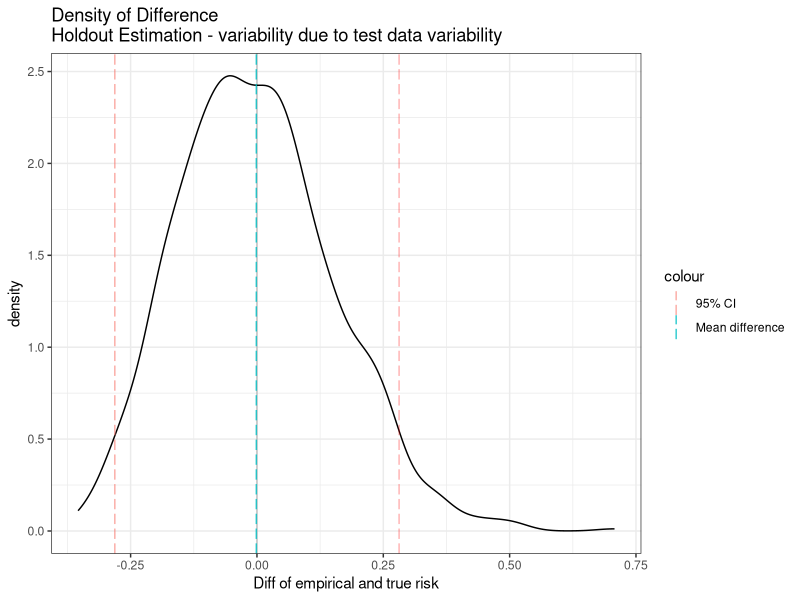
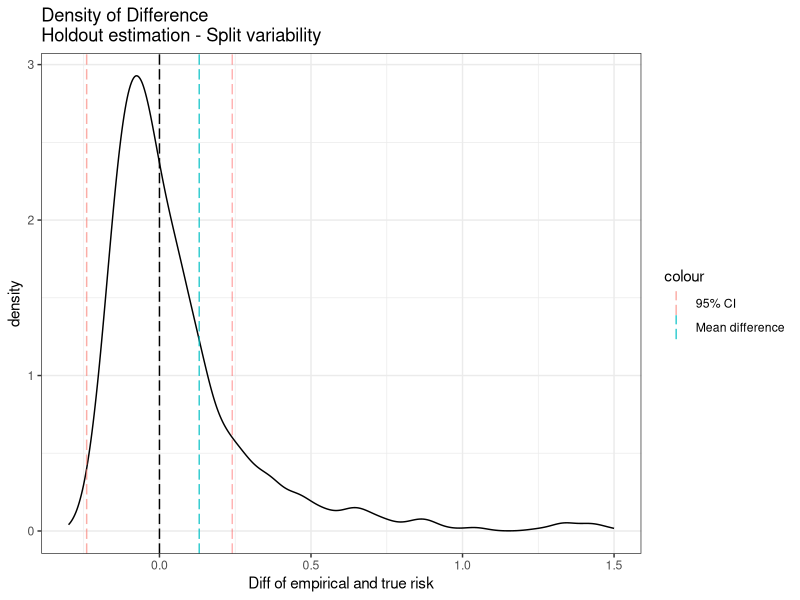

The R source for these figures, in order: (Note: a time limit stopped this script after it produced the figures.)
## ---- chunk 1
knitr::opts_chunk$set(echo = TRUE, fig.width=6, fig.height=5)
library(ggplot2)
library(scales)
library(gridExtra)
library(grid)
library(lattice)
## ---- chunk 2
toy_data <- function(n, seed = NULL) {
set.seed(seed)
x <- matrix(rnorm(8 * n), ncol = 8)
z <- 0.4 * x[,1] - 0.5 * x[,2] + 1.75 * x[,3] - 0.2 * x[,4] + x[,5]
y <- runif(n) > 1 / (1 + exp(-z))
return (data.frame(x = x, y = y))
}
log_loss <- function(y, p) {
-(y * log(p) + (1 - y) * log(1 - p))
}
## ---- chunk 3
df_dgp <- toy_data(100000, 0)
## ---- chunk 4
set.seed(0)
t0 <- toy_data(50)
model<- glm( y ~ ., data = t0, family = binomial)
prediction <- predict(model, newdata=df_dgp, type= "response")
gt <- df_dgp$y
trp <- mean(log_loss(gt, prediction))
sprintf("True risk proxy of h; R(h) = %.4f", trp)
## ---- chunk 5
se <- function(x) {
  return (sd(x) / sqrt(length(x)))
}
std_error <- se(log_loss(gt, prediction))
sprintf("Standard error of True risk proxy is: %.4f", std_error)
## ---- chunk 6
inci95 <- function(samps, x) {
  m <- mean(samps)
  err <- se(samps)
  lower <- m - 1.96 * err
  upper <- m + 1.96 * err
  return (lower <= x & x <= upper)
}
## ---- chunk 7

results <-c()
rs <- c()
ses <- c()
set.seed(0)
for (seed in c(1:1000)){
  tX <- toy_data(50)
  prediction <- predict(model, newdata=tX, type= "response")
  gt <- tX$y
  ll <- log_loss(gt, prediction)
  r <- mean(ll)
  err <- se(ll)
  true_risk_in_95 <- inci95(ll, trp)
  results <- append(results, true_risk_in_95)
  ses <- append(ses, err)
  rs <- append(rs, r)
}

## ---- chunk 8
serr <- median(ses)
diffs <- rs - trp
df <- data.frame(diffs)
md <- mean(rs - trp)
ggplot(df, aes(x=diffs)) + geom_density() + ggtitle("Density of Difference
Holdout Estimation - variability due to test data variability") + theme_bw() + xlab('Diff of empirical and true risk') + geom_vline(aes(xintercept=0, color="Equality"), color="black", alpha=0.2) + geom_vline(aes(xintercept=0-1.96*serr, color='95% CI'), linetype = "longdash", alpha=0.6) + geom_vline(xintercept=0+1.96*serr, linetype = "longdash", color='red', alpha=0.3) + geom_vline(aes(xintercept=md, color='Mean difference'), linetype="longdash", alpha=0.8)
## ---- chunk 9
md <- mean(rs - trp)
sprintf("True risk proxy: %.3f", trp)
sprintf("Mean difference between Empirical and True Risk (bias): %.3f", md)
## ---- chunk 10
fiftyfifty  <- mean(log_loss(df_dgp$y, 0.5))
sprintf("True risk of 0.5-0.5 predictions: %.3f", fiftyfifty)
## ---- chunk 11
sprintf("Median standard error: %.3f", median(ses))
p <- sum(results)/length(results)
sprintf("Frequency of True Risk in 95%% CI: %.1f%%", p*100)
## ---- chunk 12
risk_only_train <- c()
risk_full <- c()
for (s in c(1:50)){
  train <- toy_data(50,)
  test <- toy_data(50,)
  t_both <- rbind(train, test)
  h_only_train <- glm( y ~ ., data = train, family = binomial)
  h_both <- glm( y ~ ., data = t_both, family = binomial)
  pred_train <- predict(h_only_train, newdata=df_dgp, type="response")
  pred_both <- predict(h_both, newdata=df_dgp, type="response")
  trp_only_train <- mean(log_loss(df_dgp$y, pred_train))
  trp_both <- mean(log_loss(df_dgp$y, pred_both))
  risk_only_train <- c(risk_only_train, trp_only_train)
  risk_full <- c(risk_full, trp_both)
}
summary(risk_only_train - risk_full)

## ---- chunk 13
t100 <- toy_data(100, 0)
h0<- glm( y ~ ., data = t100, family = binomial)
prediction <- predict(model, newdata=df_dgp, type= "response")
gt <- as.numeric(df_dgp$y)
trp <- mean(log_loss(gt, prediction))
## ---- chunk 14
rs <- c()
inci <- c()
ses <- c()
for (seed in c(1:1000)){
  smp <- sample(100,50)
  train <- t100[smp,]
  test <- t100[-smp,]
  h<- glm( y ~ ., data = train, family = binomial)
  pred <- predict(h, newdata=test, type= "response")
  gt <- test$y
  ll <- log_loss(gt, pred)
  r <- mean(ll)
  err <- se(ll)
  ses <- c(ses, err)
  true_risk_in_95 <- inci95(ll, trp)
  inci <- c(inci, true_risk_in_95)
  rs <- c(rs, r)
}
diffs <- rs - trp
md <- mean(diffs)
serr <- median(ses)
df <- data.frame(diffs)
ggplot(df, aes(x=diffs)) + geom_density() + ggtitle("Density of Difference
Holdout estimation - Split variability") + theme_bw() + xlab('Diff of empirical and true risk') + geom_vline(aes(xintercept=0, color="Equality"), linetype = "longdash", color="black") + geom_vline(aes(xintercept=0-1.96*serr, color='95% CI'), linetype = "longdash", alpha=0.6) + geom_vline(xintercept=0+1.96*serr, linetype = "longdash", color='red', alpha=0.3) + geom_vline(aes(xintercept=md, color='Mean difference'), linetype="longdash", alpha=0.8) + xlim(-0.3, 1.5)
## ---- chunk 15
sprintf("True risk proxy of h0; R(h) = %.3f", trp)
sprintf('Average diff between empirical and true risk (bias): %.3f', mean(diffs))
sprintf('Median standard error: %.3f', median(ses))
p <- sum(as.numeric(inci))/length(inci)
sprintf("Frequency of True Risk in 95%% CI: %.1f%%", p*100)
## ---- chunk 16

make_df <- function() { data.frame(risk=as.numeric(),
                                   diff=as.numeric(),
                                   error=as.numeric(),
                                   ci=as.numeric(),
                                   stringsAsFactors = F)
}
cv2 <- make_df()
cv4 <- make_df()
loocv <- make_df()
cv10 <- make_df()
cv10rep <- make_df()
trps <- c()


for (rep in c(1:500)){

  toy <- toy_data(100)
  h0<- glm( y ~ ., data = toy, family = binomial)
  pred <- predict(h0, newdata=df_dgp, type= "response")
  gt <- df_dgp$y
  trp <- mean(log_loss(gt, pred))
  trps<-append(trps, trp)
  
  ##2-fold
  
  shuffled_toy <- toy[sample(nrow(toy)),]
  splits <- split(shuffled_toy, c(1:2))
  loss <- c()
  for (i in c(1:2)){
    test <- data.frame(splits[i])
    names(test) <- names(toy)
    train <- data.frame(splits[-i])
    names(train) <- names(toy)
    h <- glm( y ~ ., data = train, family = binomial)
    pred <- predict(h, newdata=test, type='response')
    gt <- test$y
    loss <- append(loss, log_loss(gt, pred))
  }
  row <- c()
  row$risk <- mean(loss)
  row$diff <- row$risk - trp
  row$error <- se(loss)
  row$ci <- inci95(loss, trp)
  cv2 <- rbind(cv2, row)
  
  ###LOOCV
  shuffled_toy <- toy[sample(nrow(toy)),]
  splits <- split(shuffled_toy, c(1:length(shuffled_toy)))
  loss <- c()
  for (i in c(1:length(shuffled_toy))){
    test <- data.frame(splits[i])
    names(test) <- names(toy)
    train <- make_df()
    for (df in splits[-i]){
      df <- data.frame(df)
      names(df) <- names(toy)
      train <- rbind(train, df)
    }
    h <- glm( y ~ ., data = train, family = binomial)
    pred <- predict(h, newdata=test, type='response')
    gt <- test$y
    loss <- append(loss, log_loss(gt, pred))
  }
  row <- c()
  row$risk <- mean(loss)
  row$diff <- row$risk - trp
  row$error <- se(loss)
  row$ci <- inci95(loss, trp)
  loocv <- rbind(loocv, row)
  
  ### 4-fold CV
  shuffled_toy <- toy[sample(nrow(toy)),]
  splits <- split(shuffled_toy, c(1:4))
  loss <- c()
  for (i in c(1:4)){
    test <- data.frame(splits[i])
    names(test) <- names(toy)
    train <- make_df()
    for (df in splits[-i]){
      df <- data.frame(df)
      names(df) <- names(toy)
      train <- rbind(train, df)
    }
    h <- glm( y ~ ., data = train, family = binomial)
    pred <- predict(h, newdata=test, type='response')
    gt <- test$y
    loss <- append(loss, log_loss(gt, pred))
  }
  row <- c()
  row$risk <- mean(loss)
  row$diff <- row$risk - trp
  row$error <- se(loss)
  row$ci <- inci95(loss, trp)
  cv4 <- rbind(cv4, row)
  
  ### 10-fold CV
  shuffled_toy <- toy[sample(nrow(toy)),]
  splits <- split(shuffled_toy, c(1:10))
  loss <- c()
  for (i in c(1:10)){
    test <- data.frame(splits[i])
    names(test) <- names(toy)
    train <- make_df()
    for (df in splits[-i]){
      df <- data.frame(df)
      names(df) <- names(toy)
      train <- rbind(train, df)
    }
    h <- glm( y ~ ., data = train, family = binomial)
    pred <- predict(h, newdata=test, type='response')
    gt <- test$y
    loss <- append(loss, log_loss(gt, pred))
  }
  row <- c()
  row$risk <- mean(loss)
  row$diff <- row$risk - trp
  row$error <- se(loss)
  row$ci <- inci95(loss, trp)
  cv10 <- rbind(cv10, row)
  
  ### 10-fold CV with 20 repetitions
  
  overall_temp <- make_df()
  for (repetition in c(1:20)){
    shuffled_toy <- toy[sample(nrow(toy)),]
    repetition_temp <- make_df()
    splits <- split(shuffled_toy, c(1:10))
    loss <- c()
    for (i in c(1:10)){
      row <- c()
      test <- data.frame(splits[i])
      names(test) <- names(toy)
      train <- make_df()
      for (df in splits[-i]){
        df <- data.frame(df)
        names(df) <- names(toy)
        train <- rbind(train, df)
      }
      h <- glm( y ~ ., data = train, family = binomial)
      pred <- predict(h, newdata=test, type='response')
      gt <- test$y
      loss <- append(loss, log_loss(gt, pred))
    }
    row <- c()
    row$risk <- mean(loss)
    row$diff <- row$risk - trp
    row$error <- se(loss)
    row$ci <- inci95(loss, trp)
    overall_temp <- rbind(overall_temp, row)
  }
  row <- c()
  row$risk <- mean(overall_temp$risk)
  row$diff <- mean(overall_temp$diff)
  row$error <- mean(overall_temp$error)
  row$ci <- mean(overall_temp$ci)
  cv10rep <- rbind(cv10rep, row)
  
}
## ---- chunk 17
 plot1 <- ggplot(cv2, aes(x=diff)) + geom_density() + ggtitle("2 folds") + xlim(-0.4, 0.6) + theme_bw() + xlab('Diff of empirical and true risk')
 plot2 <- ggplot(cv4, aes(x=diff)) + geom_density() + ggtitle("4 folds") + xlim(-0.4, 0.6) + theme_bw()+ xlab('Diff of empirical and true risk')
 plot3 <- ggplot(cv10, aes(x=diff)) + geom_density() + ggtitle("10 folds") + xlim(-0.4, 0.6) + theme_bw()+ xlab('Diff of empirical and true risk')
 plot4<- ggplot(cv10rep, aes(x=diff)) + geom_density() + ggtitle("10 folds, 20 reps") + theme_bw() + xlim(-0.4, 0.6) + xlab('Diff of empirical and true risk')
 plot5 <- ggplot(loocv, aes(x=diff)) + geom_density() + ggtitle("loocv") + xlim(-0.4,0.6) + theme_bw()+ xlab('Diff of empirical and true risk')
 grid.arrange(plot1, plot2, plot3, plot4, plot5, ncol=2)


## ---- chunk 18
sprintf("Mean true risk proxy: %.3f", mean(trps))
sprintf("***MEAN DIFFERENCES - BIAS***")
sprintf("2-fold: %.3f", mean(cv2$diff))
sprintf("4-fold: %.3f", mean(cv4$diff))
sprintf("10-fold: %.3f", mean(cv10$diff))
sprintf("10-fold, 20 reps: %.3f", mean(cv10rep$diff))
sprintf("LOOCV: %.3f", mean(loocv$diff))
sprintf("***MEDIAN STANDARD ERRORS***")
sprintf("2-fold: %.3f", median(cv2$error))
sprintf("4-fold: %.3f", median(cv4$error))
sprintf("10-fold: %.3f", median(cv10$error))
sprintf("10-fold, 20 reps: %.3f", median(cv10rep$error))
sprintf("LOOCV: %.3f", median(loocv$error))
sprintf("***Proportion of time in 95CI***")
p <- function(inci){
  return(sum(as.numeric(inci))/length(inci)*100)
}
sprintf("2-fold: %.1f%%", p(cv2$ci))
sprintf("4-fold: %.1f%%", p(cv4$ci))
sprintf("10-fold: %.1f%%", p(cv10$ci))
sprintf("10-fold, 20 reps: %.1f%%", p(cv10rep$ci))
sprintf("LOOCV: %.1f%%", p(loocv$ci))
## ---- chunk 19
different_dgp <- function(n, seed = NULL) {
 set.seed(seed)
  t
 x <- matrix(floor(runif(2 * n, 1, 10)), ncol = 2)
 z <- (-1)^ x[,1]
 y <- runif(n) > 1 / (1 + exp(-z))
 return (data.frame(x = x, y = y))
}

df_dgp_fake <- different_dgp(100000)
## ---- chunk 20
make_df <- function() { data.frame(risk=as.numeric(),
                                   diff=as.numeric(),
                                   error=as.numeric(),
                                   ci=as.numeric(),
                                   stringsAsFactors = F)
}
cv2 <- make_df()
cv4 <- make_df()
loocv <- make_df()
cv10 <- make_df()
cv10rep <- make_df()


for (seed in c(1:500)){
  toy <- different_dgp(100)
  h0 <- glm( y ~ ., data = toy, family = binomial)
  gt <- df_dgp_fake$y
  pred <- predict(h0, newdata=df_dgp_fake, type='response')
  trp <- mean(log_loss(gt, pred))
  sprintf('True risk proxy: %.3f', trp)
  
  ##2-fold
  sprintf('Running 2-fold')
  shuffled_toy <- toy[sample(nrow(toy)),]
  splits <- split(shuffled_toy, c(1:2))
  loss <- c()
  for (i in c(1:2)){
    test <- data.frame(splits[i])
    names(test) <- names(toy)
    train <- data.frame(splits[-i])
    names(train) <- names(toy)
    h <- glm( y ~ ., data = train, family = binomial)
    pred <- predict(h, newdata=test, type='response')
    gt <- test$y
    loss <- append(loss, log_loss(gt, pred))
  }
  row <- c()
  row$risk <- mean(loss)
  row$diff <- row$risk - trp
  row$error <- se(loss)
  row$ci <- inci95(loss, trp)
  cv2 <- rbind(cv2, row)
  
  ###LOOCV
  shuffled_toy <- toy[sample(nrow(toy)),]
  splits <- split(shuffled_toy, c(1:length(shuffled_toy)))
  loss <- c()
  for (i in c(1:length(shuffled_toy))){
    test <- data.frame(splits[i])
    names(test) <- names(toy)
    train <- make_df()
    for (df in splits[-i]){
      df <- data.frame(df)
      names(df) <- names(toy)
      train <- rbind(train, df)
    }
    h <- glm( y ~ ., data = train, family = binomial)
    pred <- predict(h, newdata=test, type='response')
    gt <- test$y
    loss <- append(loss, log_loss(gt, pred))
  }
  row <- c()
  row$risk <- mean(loss)
  row$diff <- row$risk - trp
  row$error <- se(loss)
  row$ci <- inci95(loss, trp)
  loocv <- rbind(loocv, row)
  
  ### 4-fold CV
  shuffled_toy <- toy[sample(nrow(toy)),]
  splits <- split(shuffled_toy, c(1:4))
  loss <- c()
  for (i in c(1:4)){
    test <- data.frame(splits[i])
    names(test) <- names(toy)
    train <- make_df()
    for (df in splits[-i]){
      df <- data.frame(df)
      names(df) <- names(toy)
      train <- rbind(train, df)
    }
    h <- glm( y ~ ., data = train, family = binomial)
    pred <- predict(h, newdata=test, type='response')
    gt <- test$y
    loss <- append(loss, log_loss(gt, pred))
  }
  row <- c()
  row$risk <- mean(loss)
  row$diff <- row$risk - trp
  row$error <- se(loss)
  row$ci <- inci95(loss, trp)
  cv4 <- rbind(cv4, row)
  
  ### 10-fold CV
  shuffled_toy <- toy[sample(nrow(toy)),]
  f10_temp <- make_df()
  splits <- split(shuffled_toy, c(1:10))
  loss <- c()
  for (i in c(1:10)){
    test <- data.frame(splits[i])
    names(test) <- names(toy)
    train <- make_df()
    for (df in splits[-i]){
      df <- data.frame(df)
      names(df) <- names(toy)
      train <- rbind(train, df)
    }
    h <- glm( y ~ ., data = train, family = binomial)
    pred <- predict(h, newdata=test, type='response')
    gt <- test$y
    loss <- append(loss, log_loss(gt, pred))
  }
  row <- c()
  row$risk <- mean(loss)
  row$diff <- row$risk - trp
  row$error <- se(loss)
  row$ci <- inci95(loss, trp)
  cv10 <- rbind(cv10, row)
  
  ### 10-fold CV with 20 repetitions
  
  overall_temp <- make_df()
  for (repetition in c(1:20)){
    shuffled_toy <- toy[sample(nrow(toy)),]
    repetition_temp <- make_df()
    splits <- split(shuffled_toy, c(1:10))
    loss <- c()
    for (i in c(1:10)){
      row <- c()
      test <- data.frame(splits[i])
      names(test) <- names(toy)
      train <- make_df()
      for (df in splits[-i]){
        df <- data.frame(df)
        names(df) <- names(toy)
        train <- rbind(train, df)
      }
      h <- glm( y ~ ., data = train, family = binomial)
      pred <- predict(h, newdata=test, type='response')
      gt <- test$y
      loss <- append(loss, log_loss(gt, pred))
    }
    row <- c()
    row$risk <- mean(loss)
    row$diff <- row$risk - trp
    row$error <- se(loss)
    row$ci <- inci95(loss, trp)
    overall_temp <- rbind(overall_temp, row)
  }
  row <- c()
  row$risk <- mean(overall_temp$risk)
  row$diff <- mean(overall_temp$diff)
  row$error <- mean(overall_temp$error)
  row$ci <- mean(overall_temp$ci)
  cv10rep <- rbind(cv10rep, row)
  
}
## ---- chunk 21
 plot1 <- ggplot(cv2, aes(x=diff)) + geom_density() + ggtitle("2 folds") + xlim(-0.4, 0.6) + theme_bw() + xlab('Diff of empirical and true risk')
 plot2 <- ggplot(cv4, aes(x=diff)) + geom_density() + ggtitle("4 folds") + xlim(-0.4, 0.6) + theme_bw()+ xlab('Diff of empirical and true risk')
 plot3 <- ggplot(cv10, aes(x=diff)) + geom_density() + ggtitle("10 folds") + xlim(-0.4, 0.6) + theme_bw()+ xlab('Diff of empirical and true risk')
 plot4<- ggplot(cv10rep, aes(x=diff)) + geom_density() + ggtitle("10 folds, 20 reps") + theme_bw() + xlim(-0.4, 0.6) + xlab('Diff of empirical and true risk')
 plot5 <- ggplot(loocv, aes(x=diff)) + geom_density() + ggtitle("loocv") + xlim(-0.4,0.6) + theme_bw()+ xlab('Diff of empirical and true risk')
 grid.arrange(plot1, plot2, plot3, plot4, plot5, ncol=2)

## ---- chunk 22
sprintf("Mean true risk proxy: %.3f", mean(trps))
sprintf("***MEAN DIFFERENCES - BIAS***")
sprintf("2-fold: %.3f", mean(cv2$diff))
sprintf("4-fold: %.3f", mean(cv4$diff))
sprintf("10-fold: %.3f", mean(cv10$diff))
sprintf("10-fold, 20 reps: %.3f", mean(cv10rep$diff))
sprintf("LOOCV: %.3f", mean(loocv$diff))
sprintf("***MEDIAN STANDARD ERRORS***")
sprintf("2-fold: %.3f", median(cv2$error))
sprintf("4-fold: %.3f", median(cv4$error))
sprintf("10-fold: %.3f", median(cv10$error))
sprintf("10-fold, 20 reps: %.3f", median(cv10rep$error))
sprintf("LOOCV: %.3f", median(loocv$error))
sprintf("***Proportion of time in 95CI***")
p <- function(inci){
  return(sum(as.numeric(inci))/length(inci)*100)
}
sprintf("2-fold: %.1f%%", p(cv2$ci))
sprintf("4-fold: %.1f%%", p(cv4$ci))
sprintf("10-fold: %.1f%%", p(cv10$ci))
sprintf("10-fold, 20 reps: %.1f%%", p(cv10rep$ci))
sprintf("LOOCV: %.1f%%", p(loocv$ci))
